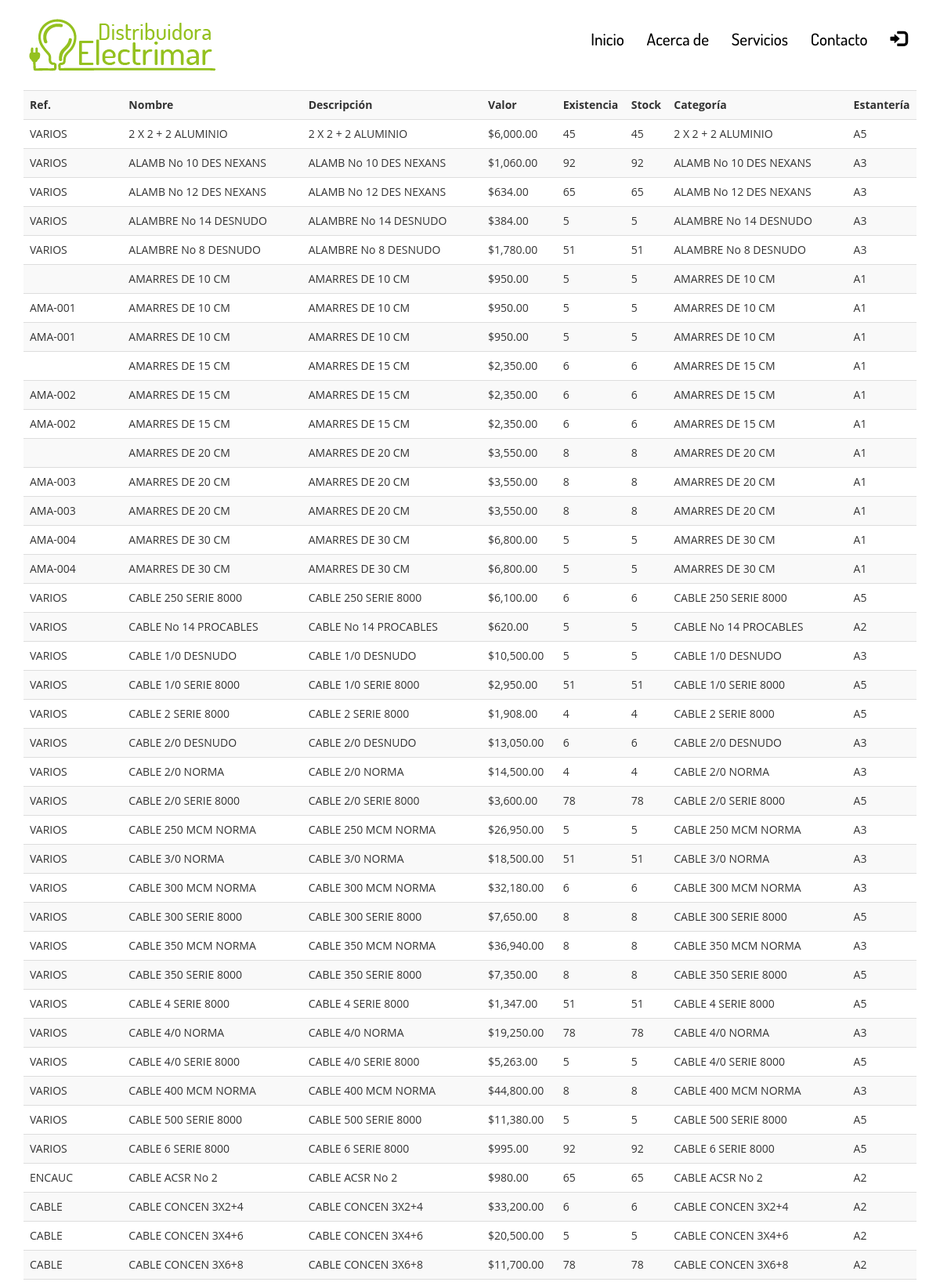
The app's page /buscarproducto.php (upper part) with its own data.
### tables this page shows
CREATE TABLE `producto` (
  `id_producto` int(12) NOT NULL AUTO_INCREMENT,
  `nombre` varchar(255) NOT NULL,
  `descripcion` varchar(255) NOT NULL,
  `img` varchar(255) DEFAULT NULL,
  `referencia` varchar(255) NOT NULL,
  `peso` int(12) DEFAULT NULL,
  `unidad` int(12) DEFAULT NULL,
  `alto` int(12) DEFAULT NULL,
  `ancho` int(12) DEFAULT NULL,
  `valor` int(12) NOT NULL,
  `existencia` int(12) NOT NULL,
  `fechaentrada` date NOT NULL,
  `stock` int(12) NOT NULL,
  `id_categoria` varchar(12) NOT NULL,
  `cod_estanteria` varchar(3) NOT NULL,
  PRIMARY KEY (`id_producto`),
  KEY `id_categoria` (`id_categoria`),
  KEY `cod_estanteria` (`cod_estanteria`)
);

### db/utilidades_sql.php (called while the page is built, shortened)
<?php
$mysqli =new mysqli(DB_HOST,DB_USER,DB_PASSWORD,DB_DATABASE);
mysqli_set_charset($mysqli,"utf8");
function get_verproductos($nombre,$referencia){
	global $mysqli;
	if(!$referencia=='' AND !$nombre==''){
		$sql="SELECT * FROM producto WHERE nombre LIKE '%$nombre%' OR referencia LIKE '%$referencia%' ORDER BY nombre";
		return $mysqli-> query ($sql);
	} if ($referencia=='') {
		$sql="SELECT * FROM producto WHERE nombre LIKE '%$nombre%' ORDER BY nombre";
		return $mysqli-> query ($sql);
	}
	else {
		$sql="SELECT * FROM producto WHERE referencia LIKE '%$referencia%' ORDER BY nombre";
		return $mysqli-> query ($sql);
	}
}
?>

### buscarproducto.php (the view, shortened to what this page needs)
<?php
include_once('db/utilidades_sql.php');
include_once('php/header.inc');
		$nombre=isset($_POST['nombre'])? $_POST['nombre']:'' ;
		$referencia=isset($_POST['referencia'])? $_POST['referencia']:'' ;
?>
<div class="container">
<table class="table table-striped">
			<tr>
				<th>Ref.</th>
				<th>Nombre</th>
				<th>Descripción</th>
				<th>Valor</th>
				<th>Existencia</th>
				<th>Stock</th>
				<th>Categoría</th>
				<th>Estantería</th>
			</tr>
			<?php
			$result = get_verproductos($nombre, $referencia);
			while ($datoproducto = $result -> fetch_assoc()) {
				echo "<tr>
						<td>".$datoproducto['referencia']."</td>
						<td>".$datoproducto['nombre']."</td>
						<td>".$datoproducto['descripcion']."</td>
						<td>$".number_format($datoproducto['valor'],2)."</td>
						<td>".$datoproducto['existencia']."</td>
						<td>".$datoproducto['stock']."</td>
						<td>".$datoproducto['nombre']."</td>
						<td>".$datoproducto['cod_estanteria']."</td>
					  </tr>";
			}?>
	</table>
</div>

### php/header.inc (shortened to what this page needs)
<!DOCTYPE html>
<html lang="es">
<head>
    <link rel="stylesheet" type="text/css" href="css/bootstrap.css" />
    <link rel="stylesheet" type="text/css" href="css/estilos.css" />
</head>
    <body>
<div class="container">
    <img class="logo" src="img/logo.png" alt="Distribuidora Electrimar"/>
    <?php if (isset($_SESSION['email'])) { ?>
        <?php if ($_SESSION['rol']=='admin') {?>
            <nav>
                <ul class="navegador">
                    <li><a href="index-admin.php">Inicio</a></li>
                    <li><a href="formulariocrearcuenta.php">Usuarios</a></li>
                    <li><a href="formulariocategoria.php">Categorías</a></li>
                    <li><a href="formularioproductos.php">Productos</a></li>
                    <li><a href="formularioestanteria.php">Estanterías</a></li>
                    <li><a href="formulariosalidas.php">Salidas</a></li>
                    <li><a href="formularioreporte.php">Reportes</a></li>
                    <li><a href="backup.php">Backup</a></li>
                    <li><a href="php/logout.php"><span class="glyphicon glyphicon-log-out"></span></a>
            <?php }else { ?>
               <nav>
                    <ul class="navegador">
                        <li><a href="verproductos.php">Productos</a></li>
                        <button class="boton-imprimir glyphicon glyphicon-print " id="btnocultar"  onclick="ocultar(); window.print(); recargar();"></button>
                        <li><a href="php/logout.php"><span class="glyphicon glyphicon-log-out""></span></a>
    <?php }  }else { ?>
        <nav>
            <ul class="navegador">
                <li><a href="index.php">Inicio</a></li>
                <li><a href="#acerca-de" class="scroll">Acerca de</a></li>
                <li><a href="#servicios" class="scroll">Servicios</a></li>
                <li><a href="#contacto" class="scroll">Contacto</a></li>
                <li><a href="formulariologin.php"><span class="glyphicon glyphicon-log-in"></span></a>
                <?php }?>
                </li>
            </ul>
        </nav>
</div>

### css/estilos.css (style rules this page uses)
html, body { background: #fff; padding:0 0; margin:0 0; font-family:'Open Sans', sans-serif; }
ul li { list-style-type: none; display: inline-block; text-decoration: none; }
body a { transition:0.5s all; -webkit-transition:0.5s all; -moz-transition:0.5s all; -o-transition:0.5s all; -ms-transition:0.5s all; }
ul { padding:0 0; margin:0 0; }
.logo { margin: 1.5em 0px; }
nav { margin: 2.5em 0px; position: relative; float: right; }
nav .navegador li a { text-decoration: none; padding: 0px 0.6em; color: #000; font-size: 1.5em; font-family: "Dosis-Medium"; }

### records on screen
producto: referencia "VARIOS", nombre "2 X 2 + 2 ALUMINIO", descripcion "2 X 2 + 2 ALUMINIO", valor "6,000.00", existencia "45", stock "45", cod_estanteria "A5"
producto: referencia "VARIOS", nombre "ALAMB No 10 DES NEXANS", descripcion "ALAMB No 10 DES NEXANS", valor "1,060.00", existencia "92", stock "92", cod_estanteria "A3"
producto: referencia "VARIOS", nombre "ALAMB No 12 DES NEXANS", descripcion "ALAMB No 12 DES NEXANS", valor "634.00", existencia "65", stock "65", cod_estanteria "A3"
producto: referencia "VARIOS", nombre "ALAMBRE No 14 DESNUDO", descripcion "ALAMBRE No 14 DESNUDO", valor "384.00", existencia "5", stock "5", cod_estanteria "A3"
producto: referencia "VARIOS", nombre "ALAMBRE No 8 DESNUDO", descripcion "ALAMBRE No 8 DESNUDO", valor "1,780.00", existencia "51", stock "51", cod_estanteria "A3"
producto: nombre "AMARRES DE 10 CM", descripcion "AMARRES DE 10 CM", valor "950.00", existencia "5", stock "5", cod_estanteria "A1"
producto: referencia "AMA-001", nombre "AMARRES DE 10 CM", descripcion "AMARRES DE 10 CM", valor "950.00", existencia "5", stock "5", cod_estanteria "A1"
producto: referencia "AMA-001", nombre "AMARRES DE 10 CM", descripcion "AMARRES DE 10 CM", valor "950.00", existencia "5", stock "5", cod_estanteria "A1"
producto: nombre "AMARRES DE 15 CM", descripcion "AMARRES DE 15 CM", valor "2,350.00", existencia "6", stock "6", cod_estanteria "A1"
producto: referencia "AMA-002", nombre "AMARRES DE 15 CM", descripcion "AMARRES DE 15 CM", valor "2,350.00", existencia "6", stock "6", cod_estanteria "A1"
producto: referencia "AMA-002", nombre "AMARRES DE 15 CM", descripcion "AMARRES DE 15 CM", valor "2,350.00", existencia "6", stock "6", cod_estanteria "A1"
producto: nombre "AMARRES DE 20 CM", descripcion "AMARRES DE 20 CM", valor "3,550.00", existencia "8", stock "8", cod_estanteria "A1"
producto: referencia "AMA-003", nombre "AMARRES DE 20 CM", descripcion "AMARRES DE 20 CM", valor "3,550.00", existencia "8", stock "8", cod_estanteria "A1"
producto: referencia "AMA-003", nombre "AMARRES DE 20 CM", descripcion "AMARRES DE 20 CM", valor "3,550.00", existencia "8", stock "8", cod_estanteria "A1"
producto: referencia "AMA-004", nombre "AMARRES DE 30 CM", descripcion "AMARRES DE 30 CM", valor "6,800.00", existencia "5", stock "5", cod_estanteria "A1"
producto: referencia "AMA-004", nombre "AMARRES DE 30 CM", descripcion "AMARRES DE 30 CM", valor "6,800.00", existencia "5", stock "5", cod_estanteria "A1"
producto: referencia "VARIOS", nombre "CABLE 250 SERIE 8000", descripcion "CABLE 250 SERIE 8000", valor "6,100.00", existencia "6", stock "6", cod_estanteria "A5"
producto: referencia "VARIOS", nombre "CABLE No 14 PROCABLES", descripcion "CABLE No 14 PROCABLES", valor "620.00", existencia "5", stock "5", cod_estanteria "A2"
producto: referencia "VARIOS", nombre "CABLE 1/0 DESNUDO", descripcion "CABLE 1/0 DESNUDO", valor "10,500.00", existencia "5", stock "5", cod_estanteria "A3"
producto: referencia "VARIOS", nombre "CABLE 1/0 SERIE 8000", descripcion "CABLE 1/0 SERIE 8000", valor "2,950.00", existencia "51", stock "51", cod_estanteria "A5"
producto: referencia "VARIOS", nombre "CABLE 2 SERIE 8000", descripcion "CABLE 2 SERIE 8000", valor "1,908.00", existencia "4", stock "4", cod_estanteria "A5"
producto: referencia "VARIOS", nombre "CABLE 2/0 DESNUDO", descripcion "CABLE 2/0 DESNUDO", valor "13,050.00", existencia "6", stock "6", cod_estanteria "A3"
producto: referencia "VARIOS", nombre "CABLE 2/0 NORMA", descripcion "CABLE 2/0 NORMA", valor "14,500.00", existencia "4", stock "4", cod_estanteria "A3"
producto: referencia "VARIOS", nombre "CABLE 2/0 SERIE 8000", descripcion "CABLE 2/0 SERIE 8000", valor "3,600.00", existencia "78", stock "78", cod_estanteria "A5"
producto: referencia "VARIOS", nombre "CABLE 250 MCM NORMA", descripcion "CABLE 250 MCM NORMA", valor "26,950.00", existencia "5", stock "5", cod_estanteria "A3"
producto: referencia "VARIOS", nombre "CABLE 3/0 NORMA", descripcion "CABLE 3/0 NORMA", valor "18,500.00", existencia "51", stock "51", cod_estanteria "A3"
producto: referencia "VARIOS", nombre "CABLE 300 MCM NORMA", descripcion "CABLE 300 MCM NORMA", valor "32,180.00", existencia "6", stock "6", cod_estanteria "A3"
producto: referencia "VARIOS", nombre "CABLE 300 SERIE 8000", descripcion "CABLE 300 SERIE 8000", valor "7,650.00", existencia "8", stock "8", cod_estanteria "A5"
producto: referencia "VARIOS", nombre "CABLE 350 MCM NORMA", descripcion "CABLE 350 MCM NORMA", valor "36,940.00", existencia "8", stock "8", cod_estanteria "A3"
producto: referencia "VARIOS", nombre "CABLE 350 SERIE 8000", descripcion "CABLE 350 SERIE 8000", valor "7,350.00", existencia "8", stock "8", cod_estanteria "A5"
producto: referencia "VARIOS", nombre "CABLE 4 SERIE 8000", descripcion "CABLE 4 SERIE 8000", valor "1,347.00", existencia "51", stock "51", cod_estanteria "A5"
producto: referencia "VARIOS", nombre "CABLE 4/0 NORMA", descripcion "CABLE 4/0 NORMA", valor "19,250.00", existencia "78", stock "78", cod_estanteria "A3"
producto: referencia "VARIOS", nombre "CABLE 4/0 SERIE 8000", descripcion "CABLE 4/0 SERIE 8000", valor "5,263.00", existencia "5", stock "5", cod_estanteria "A5"
producto: referencia "VARIOS", nombre "CABLE 400 MCM NORMA", descripcion "CABLE 400 MCM NORMA", valor "44,800.00", existencia "8", stock "8", cod_estanteria "A3"
producto: referencia "VARIOS", nombre "CABLE 500 SERIE 8000", descripcion "CABLE 500 SERIE 8000", valor "11,380.00", existencia "5", stock "5", cod_estanteria "A5"
producto: referencia "VARIOS", nombre "CABLE 6 SERIE 8000", descripcion "CABLE 6 SERIE 8000", valor "995.00", existencia "92", stock "92", cod_estanteria "A5"
producto: referencia "ENCAUC", nombre "CABLE ACSR No 2", descripcion "CABLE ACSR No 2", valor "980.00", existencia "65", stock "65", cod_estanteria "A2"
producto: referencia "CABLE", nombre "CABLE CONCEN 3X2+4", descripcion "CABLE CONCEN 3X2+4", valor "33,200.00", existencia "6", stock "6", cod_estanteria "A2"
producto: referencia "CABLE", nombre "CABLE CONCEN 3X4+6", descripcion "CABLE CONCEN 3X4+6", valor "20,500.00", existencia "5", stock "5", cod_estanteria "A2"
producto: referencia "CABLE", nombre "CABLE CONCEN 3X6+8", descripcion "CABLE CONCEN 3X6+8", valor "11,700.00", existencia "78", stock "78", cod_estanteria "A2"
